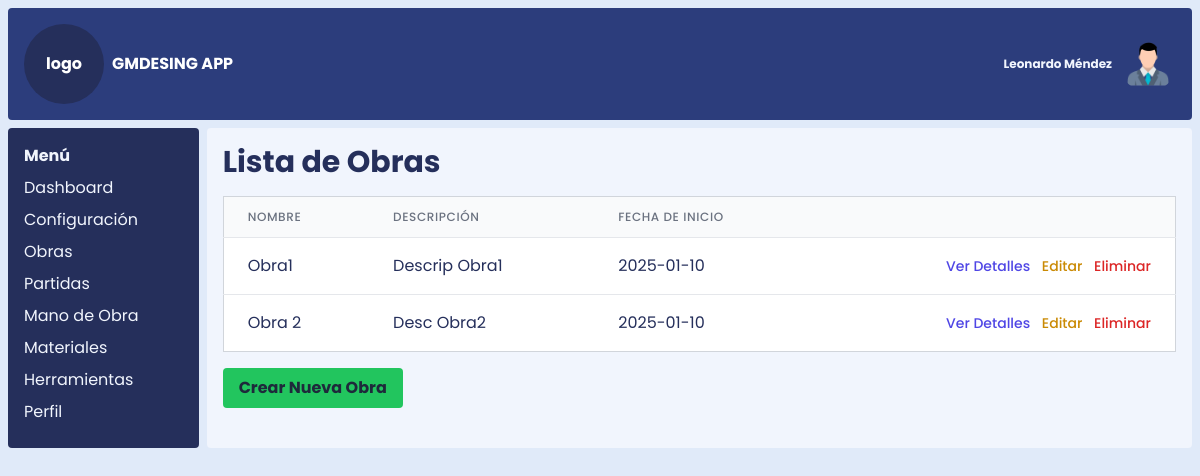
The app's page /obras, older data.
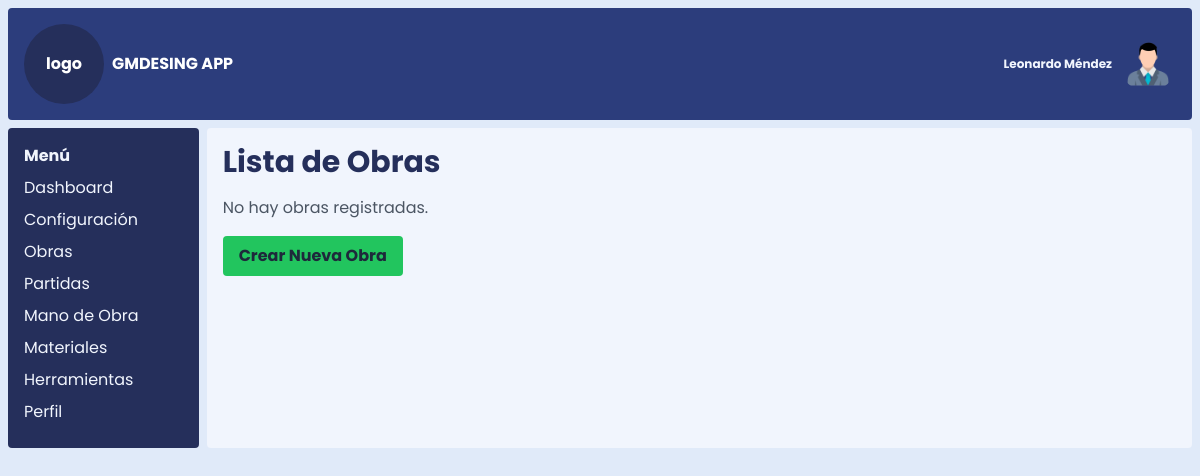
The same page, newer data.
### models.py (models this page shows)
class Obra(db.Model):
    __tablename__ = 'obra'
    id_obra = db.Column(db.Integer, primary_key=True)
    nombre_obra = db.Column(db.String(100), nullable=False)
    descripcion_obra = db.Column(db.Text)
    cliente_nombre = db.Column(db.String(100))
    fecha_inicio = db.Column(db.Date)
    gastos_administrativos = db.Column(db.Date)
    partidas = db.relationship('ObraPartida', back_populates='obra', lazy='dynamic')  # Relación con Partidas

### app.py (the view)
@app.route('/obras')
def index():
    obras = Obra.query.all()
    return render_template('obras.html', obras=obras, datos=datos) # Pasa las obras a la plantilla

### templates/obras.html (shortened to what this page needs)
{% extends 'index.html' %}
{% block content %}
    <h1 class="text-3xl font-bold mb-4">Lista de Obras</h1>
    {% if obras %}
    <div class="overflow-x-auto">
        <table class="min-w-full divide-y divide-gray-200 border border-gray-300">
            <thead class="bg-gray-50">
                <tr>
                    <th scope="col" class="px-6 py-3 text-left text-xs font-medium text-gray-500 uppercase tracking-wider">Nombre</th>
                    <th scope="col" class="px-6 py-3 text-left text-xs font-medium text-gray-500 uppercase tracking-wider">Descripción</th>
                    <th scope="col" class="px-6 py-3 text-left text-xs font-medium text-gray-500 uppercase tracking-wider">Fecha de Inicio</th>
                    <th scope="col" class="px-6 py-3 relative">
                    </th>
                </tr>
            </thead>
            <tbody class="bg-white divide-y divide-gray-200">
                {% for obra in obras %}
                <tr>
                    <td class="px-6 py-4 whitespace-nowrap">{{ obra.nombre_obra }}</td>
                    <td class="px-6 py-4">{{ obra.descripcion_obra }}</td>
                    <td class="px-6 py-4 whitespace-nowrap">{{ obra.fecha_inicio }}</td>
                    <td class="px-6 py-4 whitespace-nowrap text-right text-sm font-medium">
                        <a href="{{ url_for('ver_obra', id_obra=obra.id_obra) }}" class="text-indigo-600 hover:text-indigo-900 mr-2">Ver Detalles</a>
                        <a href="{{ url_for('editar_obra', id_obra=obra.id_obra) }}" class="text-yellow-600 hover:text-yellow-900 mr-2">Editar</a>
                        <button type="button" class="text-red-600 hover:text-red-900" data-bs-toggle="modal" data-bs-target="#confirmDelete{{obra.id_obra}}">Eliminar</button>
                    </td>
                </tr>
                {% endfor %}
            </tbody>
        </table>
    </div>
    {% else %}
    <p class="text-gray-600">No hay obras registradas.</p>
    {% endif %}
    <a href="{{ url_for('crear_obra') }}" class="bg-green-500 hover:bg-green-700 text-slate-800 font-bold py-2 px-4 rounded mt-4 inline-block">Crear Nueva Obra</a>
{% endblock %}

### templates/index.html (shortened to what this page needs)
{% extends "base.html" %}
{% import 'componentes/nav.html' as nav %}
{% import 'componentes/sidebar.html' as sidebar %}
{% block sidebar %}
    {% set sidebar_items = [
        {"name": "Dashboard", "url": "/dashboard"},
        {"name": "Configuración", "url": "/settings"},
        {"name": "Obras", "url": "/obras"},
        {"name": "Partidas", "url": "/partidas"},
        {"name": "Mano de Obra", "url": "/mano_de_obra"},
        {"name": "Materiales", "url": "/materiales"},
        {"name": "Herramientas", "url": "/herramientas"},
        {"name": "Perfil", "url": "/profile"}
    ] %}
    {{ sidebar.render_sidebar(sidebar_items=sidebar_items, active_route=active_route) }}
{% endblock %}

### templates/base.html (shortened to what this page needs)
<!DOCTYPE html>
<html lang="en">
<head>
    <link rel="stylesheet" href="{{ url_for('static', filename='css/styles.css') }}">
    <link rel="stylesheet" href="{{ url_for('static', filename='css/style.css') }}">
</head>
<body class="base grid grid-cols-12 gap-2 p-2 h-[100vh]">
    <nav class="nav col-span-12 text-white p-4 flex justify-between items-center h-[10vh]">
        <div class="flex justify-start items-center gap-2">
            <div class="flex justify-center items-center w-20 h-20 bg-blue-950 rounded-full">
                <h1>logo</h1>
            </div>
            <h1>{{datos.sistema}}</h1>
        </div>
        <div class="flex justify-end items-center gap-2">
            <h3>{{datos.usuario}}</h3>
            <img class="rounded-full hidden md:block w-14" bg-black src="/static/img/perfil.png" alt="">
        </div>
    </nav>
    <aside id="sidebar" class="aside col-span-2 h[90vh] p-4 hidden md:block md:col-span-2">
        {% block sidebar %}{% endblock %}
    </aside>
    <main class="content col-span-12 md:col-span-10 h-[90vh] p-4 overflow-y-auto scroll-hidden">
        {% block content %}{% endblock %}
    </main>
</body>
</html>

### templates/componentes/sidebar.html
{% macro render_sidebar(sidebar_items, active_route) %}
<div class="sidebar">
    <h2 class="font-bold">Menú</h2>
    <ul class="mt-2">
        {% for item in sidebar_items %}
            <li class="my-2">
                <a href="{{ item.url }}" class="{% if item.url == active_route %}text-blue-800 font-semibold{% else %}text-blue-50{% endif %}">
                    {{ item.name }}
                </a>
            </li>
        {% endfor %}
    </ul>
</div>
{% endmacro %}

### static/css/styles.css (style rules this page uses)
html, :host { line-height: 1.5; -webkit-text-size-adjust: 100%; -moz-tab-size: 4; -o-tab-size: 4; tab-size: 4; font-family: Poppins, sans-serif; font-feature-settings: normal; font-variation-settings: normal; -webkit-tap-highlight-color: transparent; }
body { margin: 0; line-height: inherit; }
h1, h2, h3, h4, h5, h6 { font-size: inherit; font-weight: inherit; }
a { color: inherit; text-decoration: inherit; }
blockquote, dl, dd, h1, h2, h3, h4, h5, h6, hr, figure, p, pre { margin: 0; }
ol, ul, menu { list-style: none; margin: 0; padding: 0; }
img, svg, video, canvas, audio, iframe, embed, object { display: block; vertical-align: middle; }
img, video { max-width: 100%; height: auto; }
.base { --tw-bg-opacity: 1; background-color: rgb(224 234 249 / var(--tw-bg-opacity, 1)); }
.nav { border-radius: 0.25rem; --tw-bg-opacity: 1; background-color: rgb(44 61 124 / var(--tw-bg-opacity, 1)); padding-top: 0.5rem; padding-bottom: 0.5rem; padding-left: 1rem; padding-right: 1rem; font-weight: 700; --tw-text-opacity: 1; color: rgb(37 47 91 / var(--tw-text-opacity, 1)); }
.aside { border-radius: 0.25rem; --tw-bg-opacity: 1; background-color: rgb(37 47 91 / var(--tw-bg-opacity, 1)); padding-top: 0.5rem; padding-bottom: 0.5rem; padding-left: 1rem; padding-right: 1rem; --tw-text-opacity: 1; color: rgb(241 245 253 / var(--tw-text-opacity, 1)); }
.content { border-radius: 0.25rem; --tw-bg-opacity: 1; background-color: rgb(241 245 253 / var(--tw-bg-opacity, 1)); padding-top: 0.5rem; padding-bottom: 0.5rem; padding-left: 1rem; padding-right: 1rem; --tw-text-opacity: 1; color: rgb(37 47 91 / var(--tw-text-opacity, 1)); }
h3 { font-size: 0.75rem; line-height: 1rem; font-weight: 700; --tw-text-opacity: 1; color: rgb(241 245 253 / var(--tw-text-opacity, 1)); }
.col-span-12 { grid-column: span 12 / span 12; }
.col-span-2 { grid-column: span 2 / span 2; }
.my-2 { margin-top: 0.5rem; margin-bottom: 0.5rem; }
.mb-4 { margin-bottom: 1rem; }
.mt-2 { margin-top: 0.5rem; }
.mt-4 { margin-top: 1rem; }
.inline-block { display: inline-block; }
.flex { display: flex; }
.grid { display: grid; }
.hidden { display: none; }
.h-20 { height: 5rem; }
.h-\[100vh\] { height: 100vh; }
.h-\[10vh\] { height: 10vh; }
.h-\[90vh\] { height: 90vh; }
.w-14 { width: 3.5rem; }
.w-20 { width: 5rem; }
.grid-cols-12 { grid-template-columns: repeat(12, minmax(0, 1fr)); }
.items-center { align-items: center; }
.justify-start { justify-content: flex-start; }
.justify-end { justify-content: flex-end; }
.justify-center { justify-content: center; }
.justify-between { justify-content: space-between; }
.gap-2 { gap: 0.5rem; }
.overflow-y-auto { overflow-y: auto; }
.rounded { border-radius: 0.25rem; }
.rounded-full { border-radius: 9999px; }
.bg-blue-950 { --tw-bg-opacity: 1; background-color: rgb(37 47 91 / var(--tw-bg-opacity, 1)); }
.bg-green-500 { --tw-bg-opacity: 1; background-color: rgb(34 197 94 / var(--tw-bg-opacity, 1)); }
.p-2 { padding: 0.5rem; }
.p-4 { padding: 1rem; }
.px-4 { padding-left: 1rem; padding-right: 1rem; }
.py-2 { padding-top: 0.5rem; padding-bottom: 0.5rem; }
.text-3xl { font-size: 1.875rem; line-height: 2.25rem; }
.font-bold { font-weight: 700; }
.text-blue-50 { --tw-text-opacity: 1; color: rgb(241 245 253 / var(--tw-text-opacity, 1)); }
.text-gray-600 { --tw-text-opacity: 1; color: rgb(75 85 99 / var(--tw-text-opacity, 1)); }
.text-slate-800 { --tw-text-opacity: 1; color: rgb(30 41 59 / var(--tw-text-opacity, 1)); }
.text-white { --tw-text-opacity: 1; color: rgb(255 255 255 / var(--tw-text-opacity, 1)); }
@media (min-width: 768px) { .md\:col-span-10 { grid-column: span 10 / span 10; } }
@media (min-width: 768px) { .md\:col-span-2 { grid-column: span 2 / span 2; } }
@media (min-width: 768px) { .md\:block { display: block; } }

### static/css/style.css (style rules this page uses)
.scroll-hidden { overflow-y: scroll; }

Row changes from the older to the newer data that the page shows:
removed Obra: nombre_obra "Obra1", descripcion_obra "Descrip Obra1", fecha_inicio "2025-01-10"
removed Obra: nombre_obra "Obra 2", descripcion_obra "Desc Obra2", fecha_inicio "2025-01-10"
Text that changed along with them:
text no longer shown: "NOMBRE DESCRIPCIÓN FECHA DE INICIO"
text now shown: "No hay obras registradas."
